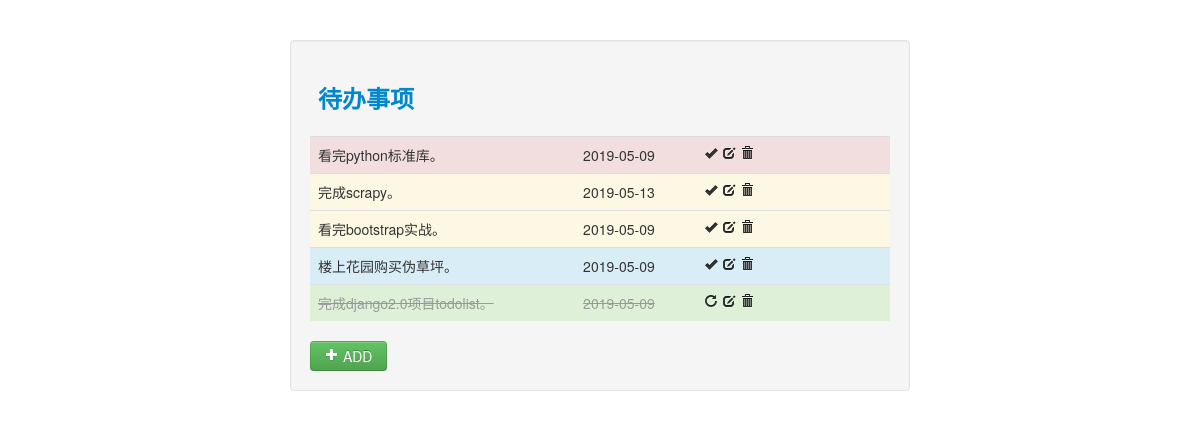
Before: / with the older database file.
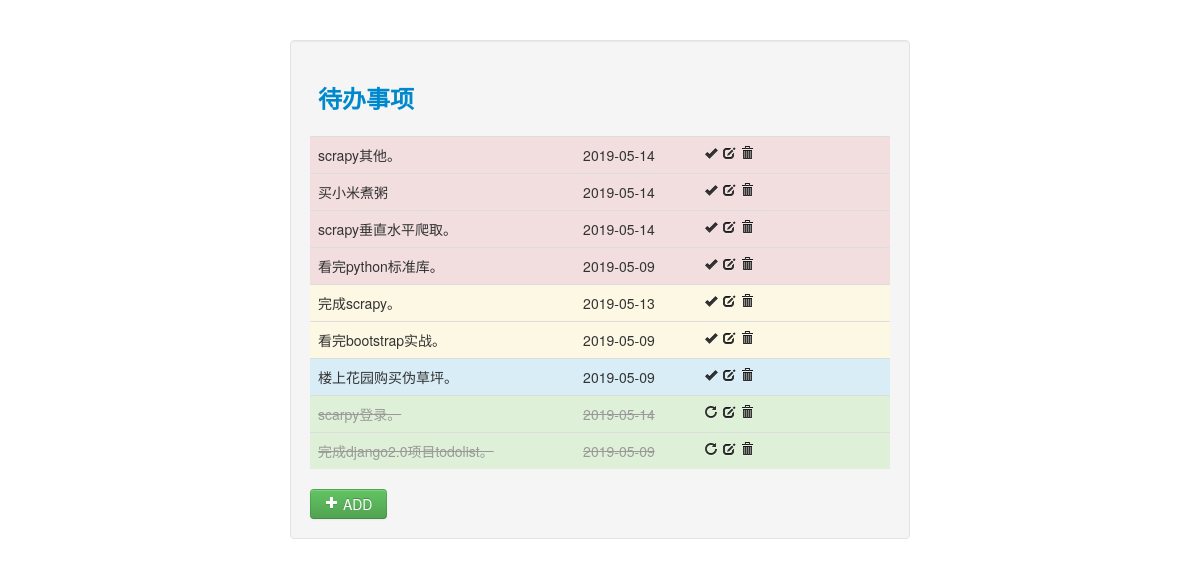
After: the same page with the newer database file.
### simpletodo/models.py (models this page shows, shortened)
class Todo(models.Model):
    id=models.AutoField(primary_key=True)
    user = models.ForeignKey(User,on_delete=models.CASCADE)
    todo = models.CharField(max_length=50)
    flag = models.CharField(max_length=2)
    priority = models.CharField(max_length=2)
    pubtime = models.DateTimeField(auto_now_add=True)
    class Meta:
        ordering = ['priority', '-pubtime']

### simpletodo/views.py (the view)
# urls.py: path(r'',views.todolist),
def todolist(request):
  todolist=Todo.objects.filter(flag="1")
  finishtodos=Todo.objects.filter(flag="0")
  return render_to_response('simpletodo.html',{'todolist':todolist,'finishtodos':finishtodos})

### templates/simpletodo.html (shortened to what this page needs)
<!DOCTYPE html>
<html lang="en">
    <head>
        <link rel="stylesheet" href="/static/css/bootstrap.min.css">
    </head>
    <body>
        <div class="container">
            <div class="row">
                <div class="span8 offset2">
                    <div id="todo" class="well">
                    {% block todo %}
                    <table class="table table-hover">
                        <thead>
                            <tr>
                                <td>
                                    <h3 class="text-success"><a href='/simpletodo/'>待办事项</a></h3>
                                </td>
                            </tr>
                        </thead>
                        <tbody>
                            {% for todo in todolist %}
                            {% if todo.priority == '1' %}
                            <tr class='error'>
                            {% endif %}
                            {% if todo.priority == '2' %}
                            <tr class='warning'>
                            {% endif %}
                            {% if todo.priority == '3' %}
                            <tr class='info'>
                            {% endif %}
                                <td class="todo">{{ todo.todo }}</td>
                                <td class="todo">{{ todo.pubtime|date:'Y-m-d'}}</td>
                                <td class="te">
                                    <div class="span2">
                                        <a href="{% url 'finish' todo.id %}" title="finish"><i class=" icon-ok"></i></a>
                                        <a href="{% url 'update' todo.id %}" title="edit"><i class="icon-edit"></i></a>
                                        <a href="{% url 'delete' todo.id %}" title="delete"><i class="icon-trash"></i></a>
                                    </div>
                                </td>
                            </tr>
                            {% endfor %}
                            {% for ftodo in finishtodos %}
                            <tr class='success'>
                                <td class="ftodo muted">{{ ftodo.todo }}</td>
                                <td class="ftodo muted">{{ ftodo.pubtime|date:'Y-m-d'}}</td>
                                <td class="te">
                                    <div class="span2">
                                        <a href="{% url 'backout' ftodo.id %}" title="redo"><i class=" icon-repeat"></i></a>
                                        <a href="{% url 'update' ftodo.id %}" title="edit"><i class="icon-edit"></i></a>
                                        <a href="{% url 'delete' ftodo.id %}" title="delete"><i class="icon-trash"></i></a>
                                    </div>
                                </td>
                            </tr>
                            {% endfor %}
                        </tbody>
                    </table>
                    <a class="btn btn-success" href="#myModal" role="button" data-toggle="modal">
                        <i class="icon-plus icon-white"></i><span > ADD</span>
                    </a>
                    {% endblock %}
                    </div>
                </div>
            </div>
        </div>
    </body>
</html>

### templates/simpletodo.html (style rules this page uses)
body { padding-top: 40px; }
.ftodo { text-decoration : line-through ; }

Changed rows visible on the page:
added Todo: todo "scrapy其他。", pubtime "2019-05-14", shown under "待办事项"
added Todo: todo "买小米煮粥", pubtime "2019-05-14", shown under "待办事项"
added Todo: todo "scrapy垂直水平爬取。", pubtime "2019-05-14", shown under "待办事项"
added Todo: todo "scarpy登录。", pubtime "2019-05-14"
